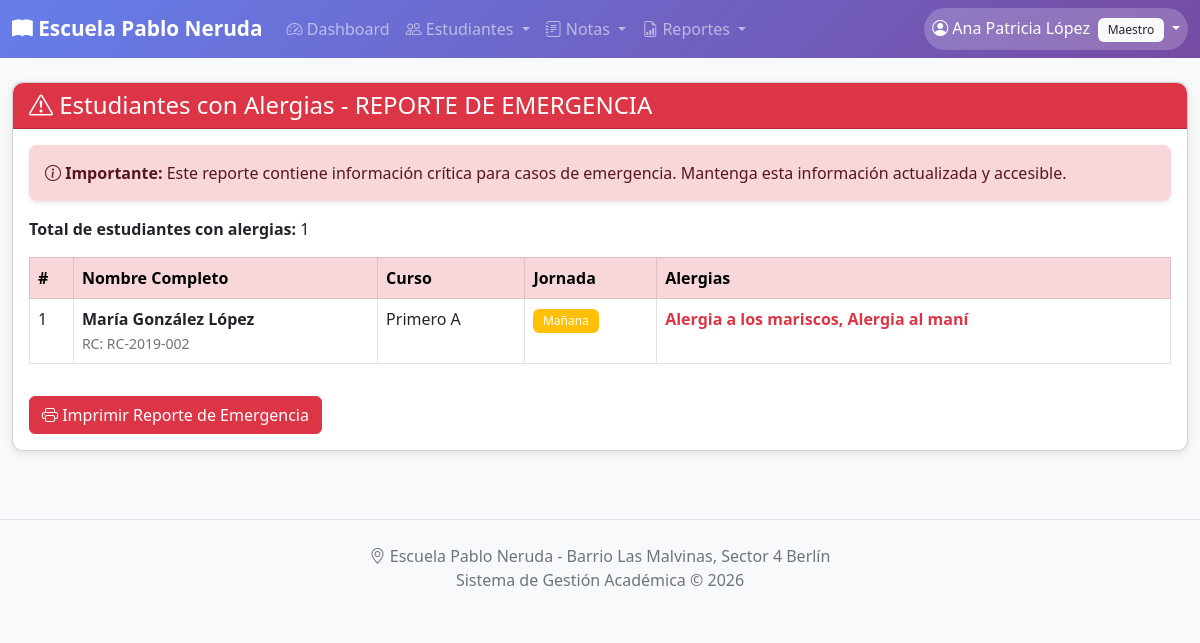
The page /index.php?controller=reporte&action=estudiantes_alergias (signed in) on the database its author committed.
### tables this page shows
CREATE TABLE estudiantes (
    id_estudiante     INT AUTO_INCREMENT PRIMARY KEY,
    registro_civil    VARCHAR(50) UNIQUE NOT NULL,
    tarjeta_identidad VARCHAR(50) UNIQUE NULL,
    nombre            VARCHAR(100) NOT NULL,
    apellido          VARCHAR(100) NOT NULL,
    edad              INT NOT NULL,
    documento_pdf     VARCHAR(255) NULL COMMENT 'ruta/nombre del archivo PDF',
    id_curso          INT NOT NULL,
    tiene_alergias    BOOLEAN NOT NULL DEFAULT FALSE,
    jornada           ENUM('mañana', 'tarde') NOT NULL,
    fecha_registro    TIMESTAMP NOT NULL DEFAULT CURRENT_TIMESTAMP,
    
    CONSTRAINT fk_estudiante_curso FOREIGN KEY (id_curso) REFERENCES cursos(id_curso) ON DELETE RESTRICT,
    
    INDEX idx_nombre_completo (nombre, apellido),
    INDEX idx_registro_civil (registro_civil)
);

CREATE TABLE cursos (
    id_curso         INT AUTO_INCREMENT PRIMARY KEY,
    nombre_curso     VARCHAR(50) NOT NULL COMMENT 'Ej: Preescolar, Primero A, Quinto B',
    grado            INT NOT NULL COMMENT '0 = Preescolar, 1 a 5 = primaria',
    seccion          VARCHAR(10) NULL COMMENT 'A, B, C, etc. o NULL si no aplica',
    capacidad_maxima INT NOT NULL DEFAULT 35,
    jornada          ENUM('mañana', 'tarde') NOT NULL,
    
    CONSTRAINT chk_grado CHECK (grado BETWEEN 0 AND 5),
    INDEX idx_grado_seccion (grado, seccion)
);

### src/Controllers/ReporteController.php (called while the page is built, shortened)
<?php
class ReporteController {
    private EstudianteService $estudianteService;
    public function __construct() {
        $this->estudianteService = new EstudianteService();
    }
    public function alergias(): void {
        $estudiantes = $this->estudianteService->getWithAlergias();
        require_once VIEWS_PATH . '/reportes/estudiantes_alergias.php';
    }
    public function estudiantes_alergias(): void {
        $this->alergias();
    }
}

### public/index.php (called while the page is built, shortened)
<?php
require_once __DIR__ . '/../config/autoload.php';
$action = $_GET['action'] ?? null;
$action = $action ?? 'index';
$action = htmlspecialchars($action, ENT_QUOTES, 'UTF-8');
$controllerInstance = new $controllerClass();
try {
    $controllerInstance->$action();
} catch (Exception $e) {
    $_SESSION['error'] = 'Error: ' . $e->getMessage();
    header('Location: index.php');
    exit;
}

### config/database.example.php (called while the page is built, shortened)
<?php
class Database {
    private static ?Database $instance = null;
    private ?PDO $connection = null;
    private string $host = 'localhost';
    private string $dbname = 'escuela_pablo_neruda';
    private string $username = 'root';
    private string $password = '';
    private string $charset = 'utf8mb4';
    private function __construct() {
        try {
            $dsn = "mysql:host={$this->host};dbname={$this->dbname};charset={$this->charset}";
            $options = [
                PDO::ATTR_ERRMODE            => PDO::ERRMODE_EXCEPTION,
                PDO::ATTR_DEFAULT_FETCH_MODE => PDO::FETCH_ASSOC,
                PDO::ATTR_EMULATE_PREPARES   => false,
            ];
            $this->connection = new PDO($dsn, $this->username, $this->password, $options);
        } catch (PDOException $e) {
            throw new Exception("Error de conexión a la base de datos: " . $e->getMessage());
        }
    }
    public static function getInstance(): Database {
        if (self::$instance === null) {
            self::$instance = new Database();
        }
        return self::$instance;
    }
    public function getConnection(): PDO {
        return $this->connection;
    }
}

### src/Services/AuthService.php (called while the page is built, shortened)
<?php
class AuthService {
    public function isAuthenticated(): bool {
        return isset($_SESSION['logged_in']) && $_SESSION['logged_in'] === true;
    }
    public function getCurrentUser(): ?array {
        return [
            'id_usuario' => $_SESSION['user_id'] ?? null,
            'username' => $_SESSION['username'] ?? null,
            'nombre_completo' => $_SESSION['nombre_completo'] ?? null,
            'email' => $_SESSION['email'] ?? null,
            'roles' => $_SESSION['roles'] ?? [],
            'permisos' => $_SESSION['permisos'] ?? [],
            'cursos_asignados' => $_SESSION['cursos_asignados'] ?? [],
            'materias_asignadas' => $_SESSION['materias_asignadas'] ?? []
        ];
    }
    public function hasPermission(string $modulo, string $accion): bool {
        $permisos = $_SESSION['permisos'] ?? [];
        foreach ($permisos as $permiso) {
            if ($permiso['modulo'] === $modulo && $permiso['accion'] === $accion) {
                return true;
            }
        }
        return false;
    }
    public function getPrimaryRole(): ?array {
        $roles = $_SESSION['roles'] ?? [];
        return !empty($roles) ? $roles[0] : null;
    }
}

### src/Middleware/PermissionMiddleware.php (called while the page is built, shortened)
<?php
class PermissionMiddleware {
    private AuthService $authService;
    public function __construct() {
        $this->authService = new AuthService();
    }
    public function checkPermission(string $modulo, string $accion): bool {
        return $this->authService->hasPermission($modulo, $accion);
    }
}

### config/autoload.php (called while the page is built, shortened)
<?php
spl_autoload_register(function ($class) {
    $directories = [
        ROOT_PATH . '/src/Interfaces/',
        ROOT_PATH . '/src/Models/',
        ROOT_PATH . '/src/Repositories/',
        ROOT_PATH . '/src/Services/',
        ROOT_PATH . '/src/Validators/',
        ROOT_PATH . '/src/Controllers/',
        ROOT_PATH . '/src/Middleware/',
    ];
    foreach ($directories as $directory) {
        $file = $directory . $class . '.php';
        if (file_exists($file)) {
            return;
        }
    }
});

### src/Services/EstudianteService.php (called while the page is built, shortened)
<?php
class EstudianteService {
    private EstudianteRepository $estudianteRepo;
    public function __construct() {
        $this->estudianteRepo = new EstudianteRepository();
    }
    public function getWithAlergias(): array {
        return $this->estudianteRepo->findWithAlergias();
    }
}

### src/Repositories/BaseRepository.php (called while the page is built, shortened)
<?php
abstract class BaseRepository implements RepositoryInterface {
    public function __construct() {
        $this->db = Database::getInstance()->getConnection();
    }
}

### src/Repositories/EstudianteRepository.php (called while the page is built, shortened)
<?php
class EstudianteRepository extends BaseRepository {
    public function findWithAlergias(): array {
        $sql = "SELECT e.*, c.nombre_curso,
                       GROUP_CONCAT(ae.tipo_alergia SEPARATOR ', ') as alergias
                FROM estudiantes e
                INNER JOIN cursos c ON e.id_curso = c.id_curso
                LEFT JOIN alergias_estudiante ae ON e.id_estudiante = ae.id_estudiante
                WHERE e.tiene_alergias = 1
                GROUP BY e.id_estudiante
                ORDER BY e.apellido, e.nombre";
        $stmt = $this->db->query($sql);
        return $stmt->fetchAll();
    }
}

### views/reportes/estudiantes_alergias.php (the view, shortened to what this page needs)
<?php
require_once VIEWS_PATH . '/layout/header.php';
?>
<div class="card">
    <div class="card-header bg-danger text-white">
        <h4 class="mb-0">
            <i class="bi bi-exclamation-triangle"></i> Estudiantes con Alergias - REPORTE DE EMERGENCIA
        </h4>
    </div>
    <div class="card-body">
        <div class="alert alert-danger">
            <strong><i class="bi bi-info-circle"></i> Importante:</strong>
            Este reporte contiene información crítica para casos de emergencia.
            Mantenga esta información actualizada y accesible.
        </div>
        <?php if (empty($estudiantes)): ?>
            <div class="alert alert-success">
                <i class="bi bi-check-circle"></i> No hay estudiantes con alergias registradas en el sistema.
            </div>
        <?php else: ?>
            <div class="mb-3">
                <strong>Total de estudiantes con alergias:</strong> <?= count($estudiantes) ?>
            </div>
            <div class="table-responsive">
                <table class="table table-bordered table-hover">
                    <thead class="table-danger">
                        <tr>
                            <th>#</th>
                            <th>Nombre Completo</th>
                            <th>Curso</th>
                            <th>Jornada</th>
                            <th>Alergias</th>
                        </tr>
                    </thead>
                    <tbody>
                        <?php foreach ($estudiantes as $index => $estudiante): ?>
                            <tr>
                                <td><?= $index + 1 ?></td>
                                <td>
                                    <strong><?= htmlspecialchars($estudiante['nombre'] . ' ' . $estudiante['apellido']) ?></strong>
                                    <br>
                                    <small class="text-muted">RC: <?= htmlspecialchars($estudiante['registro_civil']) ?></small>
                                </td>
                                <td><?= htmlspecialchars($estudiante['nombre_curso']) ?></td>
                                <td>
                                    <span class="badge bg-<?= $estudiante['jornada'] === 'mañana' ? 'warning' : 'info' ?>">
                                        <?= ucfirst($estudiante['jornada']) ?>
                                    </span>
                                </td>
                                <td>
                                    <span class="text-danger">
                                        <strong><?= htmlspecialchars($estudiante['alergias']) ?></strong>
                                    </span>
                                </td>
                            </tr>
                        <?php endforeach; ?>
                    </tbody>
                </table>
            </div>
            <div class="mt-3 d-print-none">
                <button onclick="window.print()" class="btn btn-danger">
                    <i class="bi bi-printer"></i> Imprimir Reporte de Emergencia
                </button>
            </div>
        <?php endif; ?>
    </div>
</div>
<?php require_once VIEWS_PATH . '/layout/footer.php'; ?>

### views/layout/header.php (shortened to what this page needs)
<?php
$authService = new AuthService();
$permissionMiddleware = new PermissionMiddleware();
$currentUser = $authService->getCurrentUser();
$primaryRole = $authService->getPrimaryRole();
?>
<!DOCTYPE html>
<html lang="es">
<head>
    <link href="https://cdn.jsdelivr.net/npm/bootstrap@5.3.0/dist/css/bootstrap.min.css" rel="stylesheet">
    <link rel="stylesheet" href="https://cdn.jsdelivr.net/npm/bootstrap-icons@1.11.0/font/bootstrap-icons.css">
    <link rel="stylesheet" href="/css/style.css">
</head>
<body>
    <nav class="navbar navbar-expand-lg navbar-dark">
        <div class="container-fluid">
            <a class="navbar-brand fw-bold" href="/index.php">
                <i class="bi bi-book-fill"></i> Escuela Pablo Neruda
            </a>
            <div class="collapse navbar-collapse" id="navbarNav">
                <ul class="navbar-nav me-auto">
                    <?php if ($authService->isAuthenticated()): ?>
                        <li class="nav-item">
                            <?php
                            $dashboardUrl = '/dashboard/';
                            $dashboardUrl .= $primaryRole['nombre_rol'] === 'Administrativo' ? 'admin' :
                                           ($primaryRole['nombre_rol'] === 'Directivo' ? 'directivo' : 'maestro');
                            $dashboardUrl .= '.php';
                            ?>
                            <a class="nav-link" href="<?= $dashboardUrl ?>">
                                <i class="bi bi-speedometer2"></i> Dashboard
                            </a>
                        </li>
                    <?php endif; ?>
                    <?php if ($permissionMiddleware->checkPermission('estudiantes', 'ver')): ?>
                        <li class="nav-item dropdown">
                            <a class="nav-link dropdown-toggle" href="#" role="button" data-bs-toggle="dropdown">
                                <i class="bi bi-people"></i> Estudiantes
                            </a>
                        </li>
                    <?php endif; ?>
                    <?php if ($permissionMiddleware->checkPermission('notas', 'ver')): ?>
                        <li class="nav-item dropdown">
                            <a class="nav-link dropdown-toggle" href="#" role="button" data-bs-toggle="dropdown">
                                <i class="bi bi-journal-text"></i> Notas
                            </a>
                        </li>
                    <?php endif; ?>
                    <?php if ($permissionMiddleware->checkPermission('reportes', 'ver')): ?>
                        <li class="nav-item dropdown">
                            <a class="nav-link dropdown-toggle" href="#" role="button" data-bs-toggle="dropdown">
                                <i class="bi bi-file-earmark-bar-graph"></i> Reportes
                            </a>
                        </li>
                    <?php endif; ?>
                </ul>
                <?php if ($authService->isAuthenticated()): ?>
                    <ul class="navbar-nav">
                        <li class="nav-item dropdown">
                            <a class="nav-link dropdown-toggle user-badge" href="#" role="button" data-bs-toggle="dropdown">
                                <i class="bi bi-person-circle"></i>
                                <?= htmlspecialchars($currentUser['nombre_completo']) ?>
                                <span class="badge bg-light text-dark ms-1">
                                    <?= htmlspecialchars($primaryRole['nombre_rol'] ?? 'Usuario') ?>
                                </span>
                            </a>
                        </li>
                    </ul>
                <?php endif; ?>
            </div>
        </div>
    </nav>
    <div class="container-fluid mt-4">

### views/layout/footer.php (shortened to what this page needs)
    </div>
    <footer class="mt-5 py-4 bg-light">
        <div class="container text-center">
            <p class="text-muted mb-0">
                <i class="bi bi-geo-alt"></i> Escuela Pablo Neruda - Barrio Las Malvinas, Sector 4 Berlín
            </p>
            <p class="text-muted mb-0">
                Sistema de Gestión Académica &copy; <?= date('Y') ?>
            </p>
        </div>
    </footer>
</body>
</html>

### public/css/style.css (style rules this page uses)
:root { --primary-color: #0d6efd; --secondary-color: #6c757d; --success-color: #198754; --danger-color: #dc3545; --warning-color: #ffc107; --info-color: #0dcaf0; }
body { font-family: 'Segoe UI', Tahoma, Geneva, Verdana, sans-serif; background-color: #f8f9fa; min-height: 100vh; display: flex; flex-direction: column; }
.container { flex: 1; }
.navbar-brand { font-weight: bold; font-size: 1.3rem; }
.nav-link { font-weight: 500; transition: all 0.3s ease; }
.card { border-radius: 10px; box-shadow: 0 2px 8px rgba(0,0,0,0.1); margin-bottom: 20px; transition: transform 0.3s ease, box-shadow 0.3s ease; }
.card-header { border-radius: 10px 10px 0 0 !important; font-weight: 600; }
.btn { border-radius: 6px; font-weight: 500; transition: all 0.3s ease; }
.table { background-color: white; }
.table thead { background-color: #f8f9fa; font-weight: 600; }
.badge { padding: 0.5em 0.8em; font-weight: 500; }
.alert { border-radius: 8px; border: none; box-shadow: 0 2px 4px rgba(0,0,0,0.1); }
footer { margin-top: auto; border-top: 1px solid #dee2e6; }
.card { animation: fadeIn 0.5s ease; }
.text-muted { color: #6c757d !important; }

### views/layout/header.php (style rules this page uses)
.navbar { background: linear-gradient(135deg, #667eea 0%, #764ba2 100%) !important; }
.user-badge { background: rgba(255,255,255,0.2); padding: 0.5rem 1rem; border-radius: 50px; color: white; }

### rows shown on the page
estudiantes: nombre+apellido "María González López", registro_civil "RC-2019-002", id_curso.nombre_curso "Primero A", jornada "Mañana", alergias "Alergia a los mariscos, Alergia al maní"

### other values the page prints
$currentUser['nombre_completo'] "Ana Patricia López"
$primaryRole['nombre_rol'] "Maestro"
count($estudiantes) "1"
